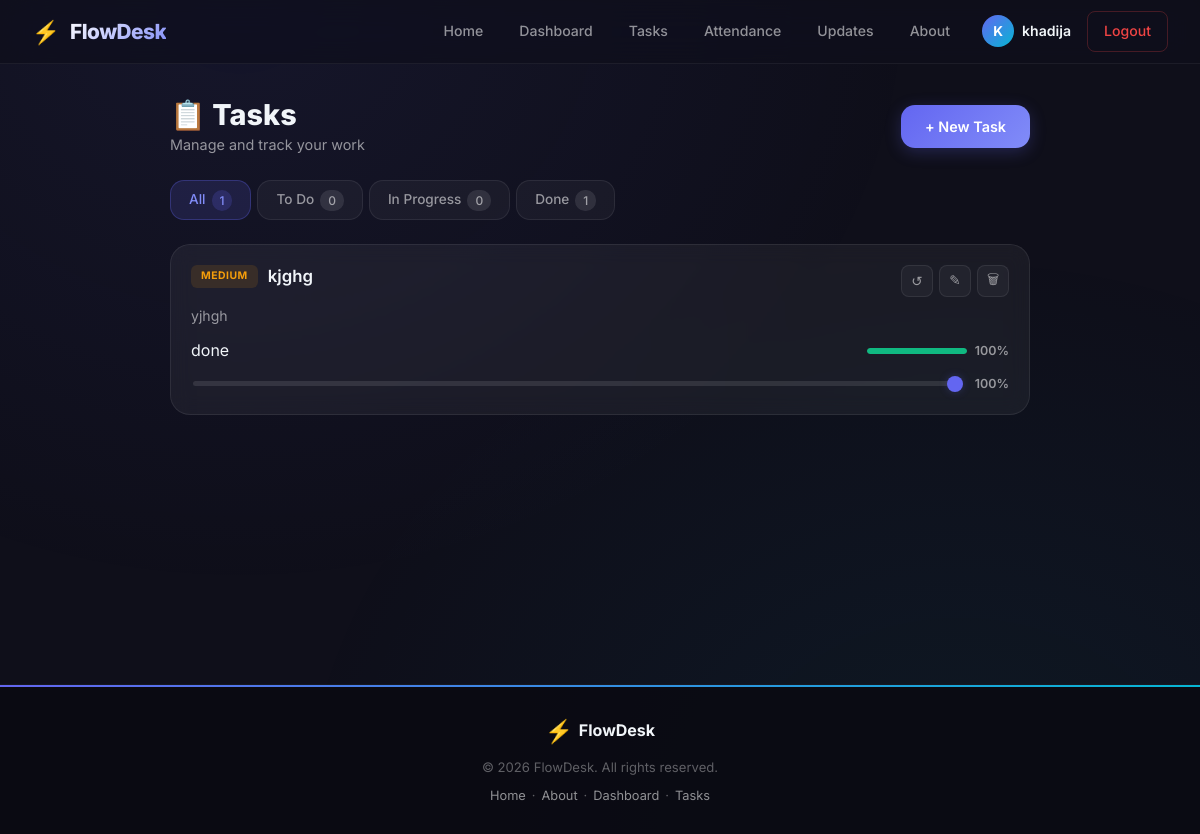
The page /tasks (signed in) on the database its author committed.
### models.py (models this page shows, shortened)
class User(db.Model):
    id = db.Column(db.Integer, primary_key=True)
    name = db.Column(db.String(80), unique=True, nullable=False)
    email = db.Column(db.String(120), unique=True, nullable=False)
    password_hash = db.Column(db.String(256), nullable=False)
    created_at = db.Column(db.DateTime, default=datetime.utcnow)
    attendances = db.relationship('Attendance', backref='user', lazy=True, cascade='all, delete-orphan')
    tasks = db.relationship('Task', backref='user', lazy=True, cascade='all, delete-orphan')
    daily_updates = db.relationship('DailyUpdate', backref='user', lazy=True, cascade='all, delete-orphan')

class Task(db.Model):
    id = db.Column(db.Integer, primary_key=True)
    user_id = db.Column(db.Integer, db.ForeignKey('user.id'), nullable=False)
    title = db.Column(db.String(200), nullable=False)
    description = db.Column(db.Text, nullable=True)
    priority = db.Column(db.String(20), default='medium')  # low, medium, high, urgent
    status = db.Column(db.String(20), default='todo')  # todo, in_progress, done
    progress = db.Column(db.Integer, default=0)  # 0-100
    due_date = db.Column(db.Date, nullable=True)
    created_at = db.Column(db.DateTime, default=datetime.utcnow)
    updated_at = db.Column(db.DateTime, default=datetime.utcnow, onupdate=datetime.utcnow)
    daily_updates = db.relationship('DailyUpdate', backref='task', lazy=True, cascade='all, delete-orphan')

### main.py (the view)
@app.route("/tasks")
@login_required
def tasks():
    user = get_current_user()
    status_filter = request.args.get('status', 'all')
    priority_filter = request.args.get('priority', 'all')
    query = Task.query.filter_by(user_id=user.id)
    if status_filter != 'all':
        query = query.filter_by(status=status_filter)
    if priority_filter != 'all':
        query = query.filter_by(priority=priority_filter)
    all_tasks = query.order_by(Task.created_at.desc()).all()
    stats = {
        'all': Task.query.filter_by(user_id=user.id).count(),
        'todo': Task.query.filter_by(user_id=user.id, status='todo').count(),
        'in_progress': Task.query.filter_by(user_id=user.id, status='in_progress').count(),
        'done': Task.query.filter_by(user_id=user.id, status='done').count(),
    }
    return render_template("tasks.html",
                           tasks=all_tasks,
                           stats=stats,
                           current_status=status_filter,
                           current_priority=priority_filter)

### main.py (called while the page is built)
def login_required(f):
    @wraps(f)
    def decorated_function(*args, **kwargs):
        if 'user_id' not in flask_session:
            flash('Please log in to access this page.', 'warning')
            return redirect(url_for('login'))
        return f(*args, **kwargs)
    return decorated_function

def get_current_user():
    user_id = flask_session.get('user_id')
    if user_id:
        return db.session.get(User, user_id)
    return None

@app.context_processor
def inject_globals():
    user = get_current_user()
    return {'user': user, 'today': date.today()}

### templates/tasks.html (shortened to what this page needs)
{% extends 'base.html' %}
{% block extra_css %}
<link rel="stylesheet" href="/static/css/tasks.css">
{% endblock %}
{% block body %}
<div class="tasks-page">
    <div class="tasks-header">
        <div>
            <h1>📋 Tasks</h1>
            <p class="tasks-subtitle">Manage and track your work</p>
        </div>
        <a href="/tasks/new" class="btn-new-task" id="new-task-btn">+ New Task</a>
    </div>
    <div class="filter-tabs">
        <a href="/tasks?status=all" class="filter-tab {{ 'active' if current_status == 'all' }}" id="filter-all">
            All <span class="filter-count">{{ stats.all }}</span>
        </a>
        <a href="/tasks?status=todo" class="filter-tab {{ 'active' if current_status == 'todo' }}" id="filter-todo">
            To Do <span class="filter-count">{{ stats.todo }}</span>
        </a>
        <a href="/tasks?status=in_progress" class="filter-tab {{ 'active' if current_status == 'in_progress' }}" id="filter-progress">
            In Progress <span class="filter-count">{{ stats.in_progress }}</span>
        </a>
        <a href="/tasks?status=done" class="filter-tab {{ 'active' if current_status == 'done' }}" id="filter-done">
            Done <span class="filter-count">{{ stats.done }}</span>
        </a>
    </div>
    {% if tasks %}
    <div class="task-list">
        {% for task in tasks %}
        <div class="task-card" id="task-{{ task.id }}">
            <div class="task-top-row">
                <div class="task-title-area">
                    <span class="priority-badge priority-{{ task.priority }}">{{ task.priority|upper }}</span>
                    <h3 class="task-title">{{ task.title }}</h3>
                </div>
                <div class="task-actions">
                    <form method="POST" action="/tasks/{{ task.id }}/update-status" class="inline-form">
                        {% if task.status == 'todo' %}
                        <input type="hidden" name="status" value="in_progress">
                        <button type="submit" class="btn-action btn-start" title="Start">▶</button>
                        {% elif task.status == 'in_progress' %}
                        <input type="hidden" name="status" value="done">
                        <button type="submit" class="btn-action btn-complete" title="Complete">✓</button>
                        {% else %}
                        <button type="submit" class="btn-action btn-reopen" title="Reopen">↺</button>
                        {% endif %}
                    </form>
                    <a href="/tasks/{{ task.id }}/edit" class="btn-action btn-edit" title="Edit">✎</a>
                    <form method="POST" action="/tasks/{{ task.id }}/delete" class="inline-form" onsubmit="return confirm('Delete this task?')">
                        <button type="submit" class="btn-action btn-delete" title="Delete">🗑</button>
                    </form>
                </div>
            </div>
            {% if task.description %}
            <p class="task-desc">{{ task.description[:120] }}{{ '...' if task.description|length > 120 }}</p>
            {% endif %}
            <div class="task-bottom-row">
                <div class="task-meta">
                    <span class="status-badge status-{{ task.status }}">{{ task.status.replace('_', ' ') }}</span>
                </div>
                <div class="task-progress-area">
                    <div class="task-progress-bar">
                        <div class="task-progress-fill status-fill-{{ task.status }}" style="width: {{ task.progress }}%"></div>
                    </div>
                    <span class="task-progress-text">{{ task.progress }}%</span>
                </div>
            </div>
            <form method="POST" action="/tasks/{{ task.id }}/update-progress" class="progress-slider-form">
                <input type="range" name="progress" min="0" max="100" value="{{ task.progress }}"
                       class="progress-slider" id="slider-{{ task.id }}"
                       oninput="this.nextElementSibling.textContent = this.value + '%'"
                       onchange="this.form.submit()">
                <span class="slider-label">{{ task.progress }}%</span>
            </form>
        </div>
        {% endfor %}
    </div>
    {% endif %}
</div>
{% endblock %}

### templates/header.html
<header>
    <a href="/" class="logo" id="header-logo">
        <span class="logo-icon">⚡</span>
        <span class="logo-text">FlowDesk</span>
    </a>
    <nav>
        <ul>
            <li><a href="/" id="nav-home">Home</a></li>
            {% if user %}
            <li><a href="/dashboard" id="nav-dashboard">Dashboard</a></li>
            <li><a href="/tasks" id="nav-tasks">Tasks</a></li>
            <li><a href="/attendance" id="nav-attendance">Attendance</a></li>
            <li><a href="/daily-updates" id="nav-updates">Updates</a></li>
            {% endif %}
            <li><a href="/about" id="nav-about">About</a></li>
            {% if not user %}
            <li><a href="/signup" id="nav-signup">Sign Up</a></li>
            <li><a href="/login" id="nav-login" class="nav-btn-primary">Log In</a></li>
            {% else %}
            <li class="nav-user">
                <span class="user-avatar">{{ user.name[0]|upper }}</span>
                <span class="user-name">{{ user.name }}</span>
            </li>
            <li><a href="/logout" id="nav-logout" class="nav-btn-danger">Logout</a></li>
            {% endif %}
        </ul>
    </nav>
</header>

### static/css/base.css (style rules this page uses)
:root { --bg-primary: #0f0f1a; --bg-secondary: #13131f; --surface: rgba(255, 255, 255, 0.04); --surface-hover: rgba(255, 255, 255, 0.07); --card-bg: rgba(255, 255, 255, 0.05); --card-border: rgba(255, 255, 255, 0.08); --card-border-hover: rgba(255, 255, 255, 0.15); --primary: #6366f1; --primary-light: #818cf8; --primary-glow: rgba(99, 102, 241, 0.25); --accent: #06b6d4; --accent-light: #22d3ee; --success: #10b981; --success-bg: rgba(16, 185, 129, 0.12); --warning: #f59e0b; --warning-bg: rgba(245, 158, 11, 0.12); --danger: #ef4444; --danger-bg: rgba(239, 68, 68, 0.12); --info: #3b82f6; --info-bg: rgba(59, 130, 246, 0.12); --text-primary: #f1f5f9; --text-secondary: rgba(255, 255, 255, 0.55); --text-muted: rgba(255, 255, 255, 0.35); --radius-sm: 8px; --radius-md: 14px; --radius-lg: 20px; --radius-xl: 28px; --shadow-sm: 0 2px 8px rgba(0, 0, 0, 0.2); --shadow-md: 0 4px 20px rgba(0, 0, 0, 0.3); --shadow-lg: 0 8px 40px rgba(0, 0, 0, 0.4); --shadow-glow: 0 0 30px var(--primary-glow); --transition-fast: 0.15s cubic-bezier(0.4, 0, 0.2, 1); --transition-normal: 0.3s cubic-bezier(0.4, 0, 0.2, 1); --transition-slow: 0.5s cubic-bezier(0.4, 0, 0.2, 1); }
*, *::before, *::after { box-sizing: border-box; }
html { scroll-behavior: smooth; }
body { font-family: 'Inter', -apple-system, BlinkMacSystemFont, 'Segoe UI', sans-serif; background: var(--bg-primary); color: var(--text-primary); margin: 0; padding: 0; min-height: 100vh; line-height: 1.6; -webkit-font-smoothing: antialiased; -moz-osx-font-smoothing: grayscale; }
body::before { content: ''; position: fixed; top: 0; left: 0; width: 100%; height: 100%; background: radial-gradient(ellipse at 20% 0%, rgba(99, 102, 241, 0.08) 0%, transparent 50%), radial-gradient(ellipse at 80% 100%, rgba(6, 182, 212, 0.06) 0%, transparent 50%); pointer-events: none; z-index: 0; }
a { color: var(--primary-light); text-decoration: none; transition: color var(--transition-fast); }
h1, h2, h3, h4 { margin: 0 0 0.5em 0; font-weight: 700; line-height: 1.3; }

### static/css/header.css (style rules this page uses)
header { position: sticky; top: 0; z-index: 1000; background: rgba(15, 15, 26, 0.75); backdrop-filter: blur(20px) saturate(180%); -webkit-backdrop-filter: blur(20px) saturate(180%); border-bottom: 1px solid rgba(255, 255, 255, 0.06); padding: 0 32px; display: flex; align-items: center; justify-content: space-between; min-height: 64px; font-family: 'Inter', sans-serif; }
.logo { display: flex; align-items: center; gap: 10px; text-decoration: none; color: var(--text-primary); transition: opacity var(--transition-fast); }
.logo-icon { font-size: 1.4rem; }
.logo-text { font-size: 1.3rem; font-weight: 800; letter-spacing: -0.5px; background: linear-gradient(135deg, #fff, var(--primary-light)); -webkit-background-clip: text; -webkit-text-fill-color: transparent; background-clip: text; }
header nav ul { list-style: none; display: flex; gap: 4px; margin: 0; padding: 0; align-items: center; }
header nav ul li a { color: var(--text-secondary); text-decoration: none; font-size: 0.88rem; font-weight: 500; padding: 8px 16px; border-radius: var(--radius-sm); transition: all var(--transition-normal); display: inline-flex; align-items: center; }
.nav-btn-danger { color: var(--danger) !important; border: 1px solid rgba(239, 68, 68, 0.25) !important; font-weight: 500 !important; }
.nav-user { display: flex; align-items: center; gap: 8px; padding: 0 12px; }
.user-avatar { width: 32px; height: 32px; border-radius: 50%; background: linear-gradient(135deg, var(--primary), var(--accent)); display: flex; align-items: center; justify-content: center; font-size: 0.85rem; font-weight: 700; color: white; }
.user-name { font-size: 0.88rem; font-weight: 600; color: var(--text-primary); }

### rows shown on the page
User: name "K", name "khadija"
Task: priority "MEDIUM", title "kjghg", description "yjhgh", status.replace "done", progress "100"

### other values the page prints
{{ stats.all }} "1"
{{ stats.todo }} "0"
{{ stats.in_progress }} "0"
{{ stats.done }} "1"
